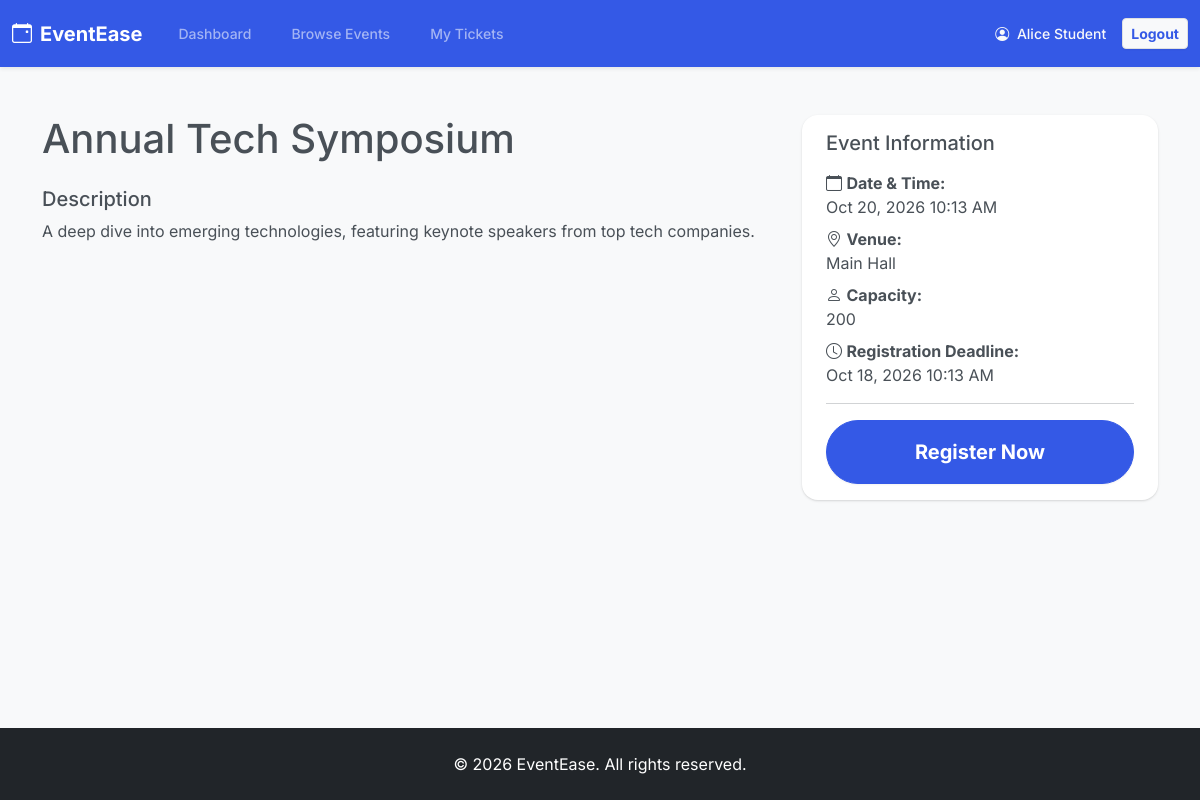
The page /student/event-details.php?id=1 (signed in) on the database its author committed.
### tables this page shows
CREATE TABLE events (
    id INT AUTO_INCREMENT PRIMARY KEY,
    title VARCHAR(255) NOT NULL,
    description TEXT NOT NULL,
    category VARCHAR(100),
    venue VARCHAR(255) NOT NULL,
    starts_at DATETIME NOT NULL,
    ends_at DATETIME NOT NULL,
    capacity INT NOT NULL,
    registration_deadline DATETIME NOT NULL,
    image_url VARCHAR(255) NULL,
    created_at TIMESTAMP DEFAULT CURRENT_TIMESTAMP
);

### includes/functions.php (called while the page is built, shortened)
<?php
function h($string) {
    return htmlspecialchars($string ?? '', ENT_QUOTES, 'UTF-8');
}
function format_date($datetime) {
    return date('M d, Y h:i A', strtotime($datetime));
}

### student/event-details.php (the view, shortened to what this page needs)
<?php
require_once '../config/database.php';
require_once '../includes/functions.php';
$event_id = (int)$_GET['id'];
$stmt = $pdo->prepare("SELECT * FROM events WHERE id = ?");
$stmt->execute([$event_id]);
$event = $stmt->fetch(PDO::FETCH_ASSOC);
$stmt = $pdo->prepare("SELECT status FROM registrations WHERE user_id = ? AND event_id = ?");
$stmt->execute([$_SESSION['user_id'], $event_id]);
$registration = $stmt->fetch(PDO::FETCH_ASSOC);
require_once '../includes/header.php';
require_once '../includes/navbar.php';
?>
<div class="container mt-4">
    <div class="row">
        <div class="col-md-8">
            <h1><?php echo h($event['title']); ?></h1>
            <div class="mt-4">
                <h5>Description</h5>
                <p><?php echo nl2br(h($event['description'])); ?></p>
            </div>
        </div>
        <div class="col-md-4">
            <div class="card shadow-lg border-0 rounded-4 position-sticky top-0">
                <div class="card-body">
                    <h5 class="card-title">Event Information</h5>
                    <ul class="list-unstyled mt-3">
                        <li class="mb-2"><i class="bi bi-calendar"></i> <strong>Date & Time:</strong><br> <?php echo format_date($event['starts_at']); ?></li>
                        <li class="mb-2"><i class="bi bi-geo-alt"></i> <strong>Venue:</strong><br> <?php echo h($event['venue']); ?></li>
                        <li class="mb-2"><i class="bi bi-person"></i> <strong>Capacity:</strong><br> <?php echo h($event['capacity']); ?></li>
                        <li class="mb-2"><i class="bi bi-clock"></i> <strong>Registration Deadline:</strong><br> <?php echo format_date($event['registration_deadline']); ?></li>
                    </ul>
                    <hr>
                    <?php if ($registration): ?>
                        <div class="alert alert-info">
                            You are already <strong><?php echo h($registration['status']); ?></strong> for this event.
                        </div>
                        <a href="my-events.php" class="btn btn-secondary w-100 py-3 rounded-pill fw-bold fs-5">View My Tickets</a>
                    <?php elseif (strtotime($event['registration_deadline']) < time()): ?>
                        <div class="alert alert-warning">Registration for this event has closed.</div>
                    <?php else: ?>
                        <form action="register-event.php" method="POST">
                            <button type="submit" class="btn btn-primary w-100 py-3 rounded-pill fw-bold fs-5">Register Now</button>
                        </form>
                    <?php endif; ?>
                </div>
            </div>
        </div>
    </div>
</div>
<?php require_once '../includes/footer.php'; ?>

### includes/header.php (style rules this page uses)
body { font-family: 'Inter', sans-serif; background-color: #f8f9fa; display: flex; flex-direction: column; min-height: 100vh; overflow-x: hidden; }
.container { animation: fadeInUp 0.7s cubic-bezier(0.16, 1, 0.3, 1) both; }
.card { border: none; box-shadow: 0 0.25rem 0.75rem rgba(0, 0, 0, 0.05); transition: all 0.3s cubic-bezier(0.16, 1, 0.3, 1); animation: popIn 0.8s cubic-bezier(0.16, 1, 0.3, 1) both; }
.btn { transition: all 0.25s cubic-bezier(0.16, 1, 0.3, 1); }
.row > div:nth-child(2) .card { animation-delay: 0.2s; }

### rows shown on the page
events: title "Annual Tech Symposium", description "A deep dive into emerging technologies, featuring keynote speakers from top tech companies.", starts_at "Oct 20, 2026 10:13 AM", venue "Main Hall", capacity "200", registration_deadline "Oct 18, 2026 10:13 AM"

### other values the page prints
$_SESSION['user_name'] "Alice Student"
